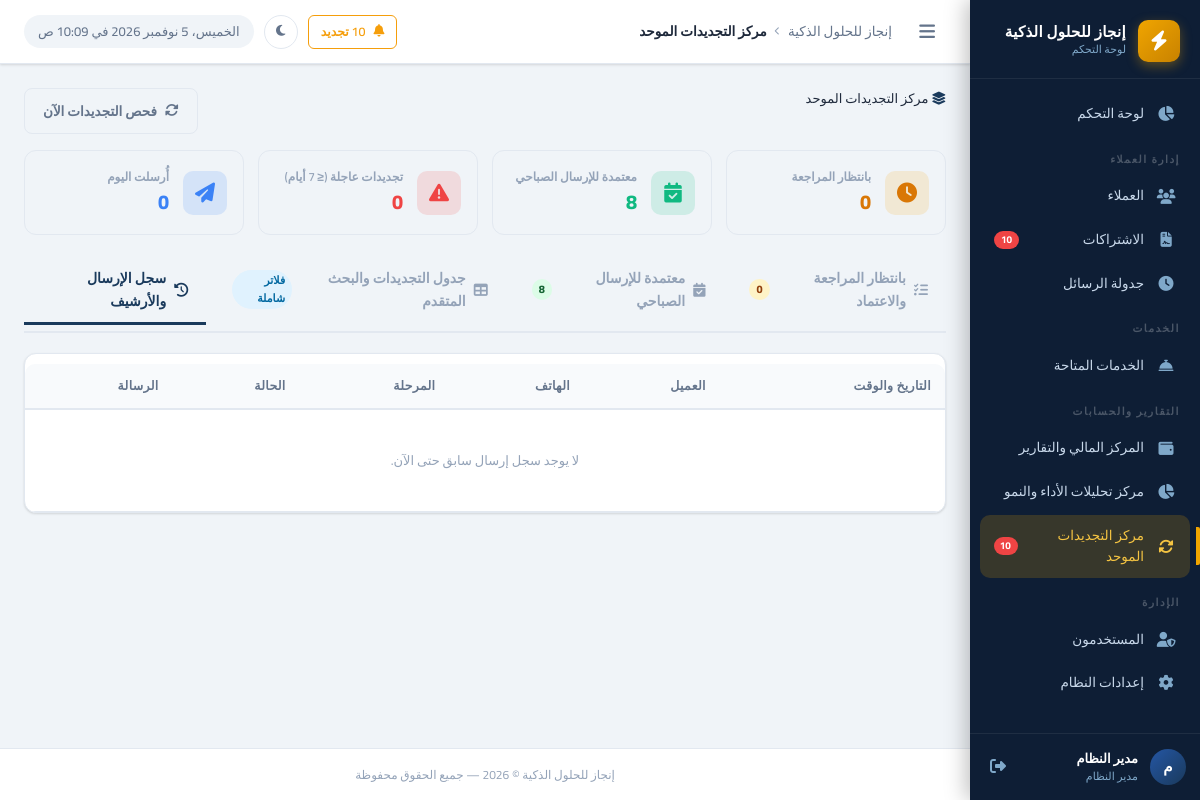
Page /reports/renewals_hub.php?tab=history (signed in) on the earlier database version.
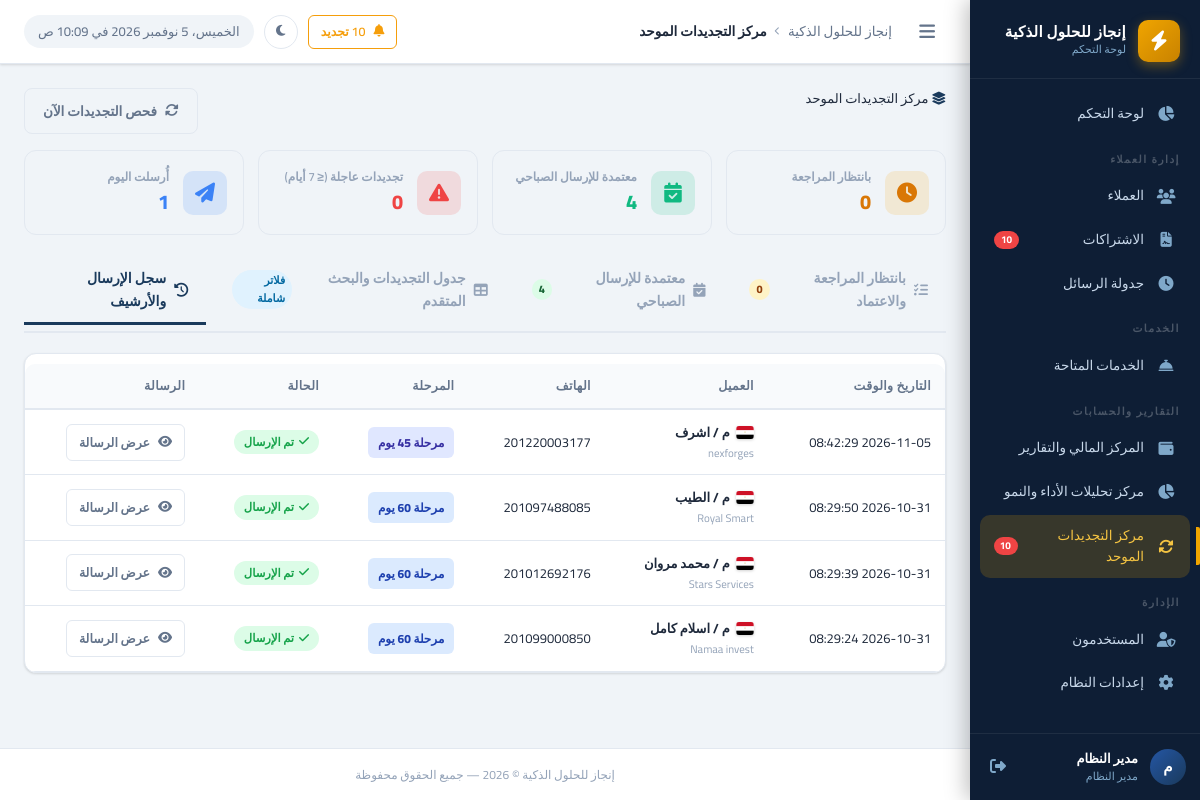
Same page on the later database version.
### tables this page shows
CREATE TABLE `renewal_notifications` (
  `id` int UNSIGNED NOT NULL,
  `client_id` int UNSIGNED NOT NULL,
  `cycle_end_date` date NOT NULL,
  `stage` int NOT NULL COMMENT '60, 45, 30, 15, 7',
  `status` varchar(20) NOT NULL DEFAULT 'pending_review' COMMENT 'pending_review, approved, sent, skipped, failed',
  `message` text NOT NULL,
  `admin_notified_at` datetime DEFAULT NULL,
  `reviewed_at` datetime DEFAULT NULL,
  `reviewed_by` int UNSIGNED DEFAULT NULL,
  `sent_at` datetime DEFAULT NULL,
  `response` text,
  `created_at` datetime DEFAULT CURRENT_TIMESTAMP,
  `updated_at` datetime DEFAULT CURRENT_TIMESTAMP ON UPDATE CURRENT_TIMESTAMP
);

CREATE TABLE `clients` (
  `id` int UNSIGNED NOT NULL,
  `name` varchar(200) NOT NULL COMMENT 'اسم العميل',
  `company_name` varchar(200) DEFAULT NULL COMMENT 'اسم الشركة',
  `mobile` varchar(20) NOT NULL COMMENT 'رقم الموبايل',
  `mobile_2` varchar(20) DEFAULT NULL COMMENT 'رقم موبايل إضافي',
  `activity` varchar(200) DEFAULT NULL COMMENT 'النشاط التجاري',
  `country` varchar(10) NOT NULL DEFAULT 'EG',
  `domain` varchar(255) DEFAULT NULL,
  `domain_provider` varchar(100) DEFAULT NULL,
  `username_note` varchar(200) DEFAULT NULL COMMENT 'اسم المستخدم (للإشارة)',
  `server_panel` varchar(100) NOT NULL DEFAULT 'cp.enjaz.cloud',
  `email` varchar(200) DEFAULT NULL,
  `address` text,
  `notes` text,
  `status` tinyint(1) NOT NULL DEFAULT '1' COMMENT '1=نشط, 0=موقوف',
  `created_by` int UNSIGNED DEFAULT NULL,
  `created_at` datetime NOT NULL DEFAULT CURRENT_TIMESTAMP,
  `updated_at` datetime NOT NULL DEFAULT CURRENT_TIMESTAMP ON UPDATE CURRENT_TIMESTAMP
);

### includes/functions.php (called while the page is built, shortened)
<?php
function getCountryFlagSvg(?string $countryCode, int $width = 22, int $height = 16): string {
    $code = strtoupper(trim($countryCode ?? 'EG'));
    $w = (int)$width;
    $h = (int)$height;
    switch ($code) {
        case 'EG':
            return sprintf('<svg xmlns="http://www.w3.org/2000/svg" viewBox="0 0 640 480" width="%d" height="%d" style="border-radius:3px;box-shadow:0 1px 3px rgba(0,0,0,0.18);vertical-align:middle;display:inline-block;"><rect width="640" height="160" fill="#ce1126"/><rect y="160" width="640" height="160" fill="#ffffff"/><rect y="320" width="640" height="160" fill="#000000"/><path d="M320 200c-7 0-14 8-14 20 0 16 14 30 14 30s14-14 14-30c0-12-7-20-14-20z" fill="#c09300"/><circle cx="320" cy="225" r="5" fill="#ffffff"/></svg>', $w, $h);
    }
}
function e(mixed $value): string {
    return htmlspecialchars((string)$value, ENT_QUOTES, 'UTF-8');
}
function clean(string $input): string {
    return trim(strip_tags($input));
}

### reports/renewals_hub.php (the view, shortened to what the changed rows need)
<?php
$db = getDB();
$activeTab = clean($_GET['tab'] ?? 'pending');
try {
    $db->exec("
        UPDATE renewal_notifications
        SET stage = 45
        WHERE status IN ('pending_review', 'approved')
          AND stage = 60
          AND DATEDIFF(cycle_end_date, CURDATE()) < 58
    ");
    $db->exec("
        UPDATE renewal_notifications
        SET stage = 30
        WHERE status IN ('pending_review', 'approved')
          AND stage = 45
          AND DATEDIFF(cycle_end_date, CURDATE()) < 43
    ");
} catch (\Throwable $e) {}
$pendingCount = 0;
$approvedCount = 0;
$sentTodayCount = 0;
try {
    $pendingCount = (int)$db->query("SELECT COUNT(*) FROM renewal_notifications WHERE status = 'pending_review'")->fetchColumn();
    $approvedCount = (int)$db->query("SELECT COUNT(*) FROM renewal_notifications WHERE status = 'approved'")->fetchColumn();
    $sentTodayCount = (int)$db->query("SELECT COUNT(*) FROM renewal_notifications WHERE status = 'sent' AND DATE(sent_at) = CURDATE()")->fetchColumn();
} catch (\Throwable $e) {}
$pendingItems = [];
$milestoneStats = [];
$historyItems = [];
if ($activeTab === 'history') {
    try {
        $stmtHistory = $db->query("
            SELECT rn.*,
                   c.name as client_name, c.company_name, c.mobile, c.country,
                   u.username as reviewer_name
            FROM renewal_notifications rn
            JOIN clients c ON c.id = rn.client_id
            LEFT JOIN users u ON u.id = rn.reviewed_by
            WHERE rn.status IN ('sent', 'failed', 'skipped')
            ORDER BY COALESCE(rn.sent_at, rn.reviewed_at) DESC
            LIMIT 100
        ");
        $historyItems = $stmtHistory->fetchAll(PDO::FETCH_ASSOC);
    } catch (\Throwable $e) {}
}
require_once INCLUDES_PATH . '/header.php';
?>
<div class="hub-stats-grid">
  <div class="hub-stat-card">
    <div>
      <div style="font-size: 12px; color: var(--text-muted); font-weight: 600;">معتمدة للإرسال الصباحي</div>
      <div style="font-size: 20px; font-weight: 800; color: #10b981;"><?= $approvedCount ?></div>
    </div>
  </div>
  <div class="hub-stat-card">
    <div>
      <div style="font-size: 12px; color: var(--text-muted); font-weight: 600;">أُرسلت اليوم</div>
      <div style="font-size: 20px; font-weight: 800; color: #3b82f6;"><?= $sentTodayCount ?></div>
    </div>
  </div>
</div>
<div class="hub-nav-tabs">
  <a href="renewals_hub.php?tab=approved" class="hub-tab-link <?= $activeTab === 'approved' ? 'active' : '' ?>">
    <i class="fas fa-calendar-check"></i>
    <span>معتمدة للإرسال الصباحي</span>
    <span class="hub-tab-badge" style="background: #dcfce7; color: #166534;"><?= $approvedCount ?></span>
  </a>
</div>
<?php if ($activeTab === 'pending'): ?>
  <div style="display: flex; gap: 8px; flex-wrap: wrap; margin-bottom: 16px;">
    <a href="renewals_hub.php?tab=pending" class="btn btn-sm <?= (!isset($_GET['stage']) || $_GET['stage'] === '') ? 'btn-primary' : 'btn-outline' ?>">
      الكل (<?= $pendingCount ?>)
    </a>
    <?php foreach ([60, 45, 30, 15, 7] as $m): ?>
      <a href="renewals_hub.php?tab=pending&stage=<?= $m ?>" class="btn btn-sm <?= (isset($_GET['stage']) && $_GET['stage'] == $m) ? 'btn-primary' : 'btn-outline' ?>">
        مرحلة <?= $m ?> يوم (<?= $milestoneStats[$m] ?? 0 ?>)
      </a>
    <?php endforeach; ?>
  </div>
  <?php if (empty($pendingItems)): ?>
    <div class="card" style="text-align: center; padding: 48px 24px;">
      <i class="fas fa-check-circle" style="font-size: 48px; color: var(--success); margin-bottom: 12px;"></i>
      <h3 style="margin: 0 0 6px 0;">رائع! لا توجد إشعارات بانتظار المراجعة</h3>
      <p style="color: var(--text-muted); margin: 0;">جميع العملاء المستحقين للتنبيه تمت مراجعتهم أو لا توجد اشتراكات مستحقة حالياً.</p>
    </div>
  <?php else: ?>
    <form id="bulkForm" method="POST" action="renewals_hub.php?tab=pending">
      <?= csrfField() ?>
      <div class="batch-bar">
        <div style="display: flex; align-items: center; gap: 10px;">
          <label style="display: flex; align-items: center; gap: 6px; cursor: pointer; font-weight: 700; margin: 0;">
            <input type="checkbox" id="selectAllReviews" onclick="toggleSelectAllReviews(this)">
            <span>تحديد الكل</span>
          </label>
          <span style="font-size: 13px; color: var(--text-muted);">(المحدد: <strong id="selectedReviewsCount">0</strong>)</span>
        </div>
        <div style="display: flex; gap: 8px;">
          <button type="submit" name="action" value="bulk_approve" class="btn btn-sm btn-primary" id="bulkApproveBtn" disabled onclick="return confirm('هل أنت متأكد من اعتماد ونقل المحدد للإرسال الصباحي المجدول؟')">
            <i class="fas fa-calendar-check"></i> اعتماد للجدولة الصباحية
          </button>
          <button type="submit" name="action" value="bulk_send" class="btn btn-sm btn-success" id="bulkSendBtn" disabled onclick="return confirm('تحذير: هل أنت متأكد من إرسال رسائل الواتساب للمحددين فوراً الآن؟')">
            <i class="fab fa-whatsapp"></i> إرسال الآن مباشرة
          </button>
        </div>
      </div>
      <div class="review-cards-grid">
        <?php foreach ($pendingItems as $idx => $item):
          $stageClass = 'stage-' . $item['stage'];
        ?>
          <div class="review-card">
            <div class="review-card-header">
              <div style="display: flex; align-items: center; gap: 8px;">
                <input type="checkbox" name="selected_ids[]" value="<?= $item['id'] ?>" class="review-item-checkbox" onchange="updateReviewSelectionCount()">
                <div>
                  <div style="display: flex; align-items: center; gap: 6px;">
                    <?= getCountryFlagSvg($item['country'] ?? 'EG', 18, 13) ?>
                    <strong style="font-size: 14.5px;"><?= e($item['client_name']) ?></strong>
                  </div>
                  <?php if (!empty($item['company_name'])): ?>
                    <div style="font-size: 11px; color: var(--text-muted); margin-top: 2px;"><?= e($item['company_name']) ?></div>
                  <?php endif; ?>
                </div>
              </div>
              <span class="stage-pill <?= $stageClass ?>">مرحلة <?= $item['stage'] ?> يوم</span>
            </div>
            <div class="review-card-body">
              <div style="font-size: 12px; color: var(--text-muted); margin-bottom: 10px; display: flex; justify-content: space-between;">
                <span>📱 <?= e($item['mobile']) ?></span>
                <span>📅 ينتهي: <strong><?= e($item['cycle_end_date']) ?></strong> (متبقي <?= $item['days_left'] ?> يوم)</span>
              </div>
              <label style="font-size: 12px; font-weight: 700; color: var(--text-muted); margin-bottom: 4px; display: block;">
                نص الرسالة المخصص للعميل:
              </label>
              <textarea name="message_<?= $item['id'] ?>" class="form-control" style="font-size: 12.5px; height: 130px; resize: vertical; line-height: 1.5; font-family: inherit;"><?= e($item['message']) ?></textarea>
            </div>
            <div class="review-card-footer">
              <button type="button" class="btn btn-sm btn-success" style="flex: 1;" onclick="sendSingleFromCard(<?= $item['id'] ?>, this)">
                <i class="fab fa-whatsapp"></i> إرسال الآن
              </button>
              <button type="button" class="btn btn-sm btn-outline" style="flex: 1;" onclick="approveSingleFromCard(<?= $item['id'] ?>, this)">
                <i class="fas fa-check"></i> اعتماد للجدولة
              </button>
              <button type="button" class="btn btn-sm btn-outline" style="color: var(--danger); border-color: var(--danger);" onclick="skipSingleFromCard(<?= $item['id'] ?>)" title="تخطي العميل لهذه المرحلة">
                <i class="fas fa-times"></i>
              </button>
            </div>
          </div>
        <?php endforeach; ?>
      </div>
    </form>
  <?php endif; ?>
<?php elseif ($activeTab === 'history'): ?>
  <div class="card">
    <div class="table-wrapper">
      <table class="data-table">
        <thead>
          <tr>
            <th>التاريخ والوقت</th>
            <th>العميل</th>
            <th>الهاتف</th>
            <th>المرحلة</th>
            <th>الحالة</th>
            <th>الرسالة</th>
          </tr>
        </thead>
        <tbody>
          <?php if (empty($historyItems)): ?>
            <tr>
              <td colspan="6" style="text-align: center; padding: 40px; color: var(--text-muted);">
                لا يوجد سجل إرسال سابق حتى الآن.
              </td>
            </tr>
          <?php else: ?>
            <?php foreach ($historyItems as $h): ?>
              <tr>
                <td><?= e($h['sent_at'] ?? $h['reviewed_at']) ?></td>
                <td>
                  <div style="display: flex; align-items: center; gap: 6px;">
                    <strong><?= e($h['client_name']) ?></strong>
                  </div>
                  <?php if (!empty($h['company_name'])): ?>
                    <div style="font-size: 11px; color: var(--text-muted); margin-top: 2px;"><?= e($h['company_name']) ?></div>
                  <?php endif; ?>
                </td>
                <td><span dir="ltr"><?= e($h['mobile']) ?></span></td>
                <td><span class="stage-pill stage-<?= $h['stage'] ?>">مرحلة <?= $h['stage'] ?> يوم</span></td>
                <td>
                  <?php if ($h['status'] === 'sent'): ?>
                    <span class="badge badge-success"><i class="fas fa-check"></i> تم الإرسال</span>
                  <?php elseif ($h['status'] === 'failed'): ?>
                    <span class="badge badge-danger"><i class="fas fa-times"></i> فشل</span>
                  <?php else: ?>
                    <span class="badge badge-secondary">تم التخطي</span>
                  <?php endif; ?>
                </td>
                <td>
                  <button type="button" class="btn btn-sm btn-outline" data-msg="<?= htmlspecialchars($h['message'], ENT_QUOTES, 'UTF-8') ?>" onclick="openHubMessageModal(this.getAttribute('data-msg'))">
                    <i class="fas fa-eye"></i> عرض الرسالة
                  </button>
                </td>
              </tr>
            <?php endforeach; ?>
          <?php endif; ?>
        </tbody>
      </table>
    </div>
  </div>
<?php endif; ?>
<?php require_once INCLUDES_PATH . '/footer.php'; ?>

Differences in the rows shown:
now on this page (row edited): renewal_notifications: sent_at "2026-11-05 08:42:29", client.name "م / اشرف", client.company_name "nexforges", client.mobile "201220003177", stage "45", status "sent" (drawn)
now on this page (row edited): renewal_notifications: sent_at "2026-10-31 08:29:50", client.name "م / الطيب", client.company_name "Royal Smart", client.mobile "201097488085", stage "60", status "sent" (drawn)
now on this page (row edited): renewal_notifications: sent_at "2026-10-31 08:29:39", client.name "م / محمد مروان", client.company_name "Stars Services", client.mobile "201012692176", stage "60", status "sent" (drawn)
now on this page (row edited): renewal_notifications: sent_at "2026-10-31 08:29:24", client.name "م / اسلام كامل", client.company_name "Namaa invest", client.mobile "201099000850", stage "60", status "sent" (drawn)
Other differences:
$approvedCount: "8" → "4"
$sentTodayCount: "0" → "1"
text no longer shown: "لا يوجد سجل إرسال سابق حتى الآن."
